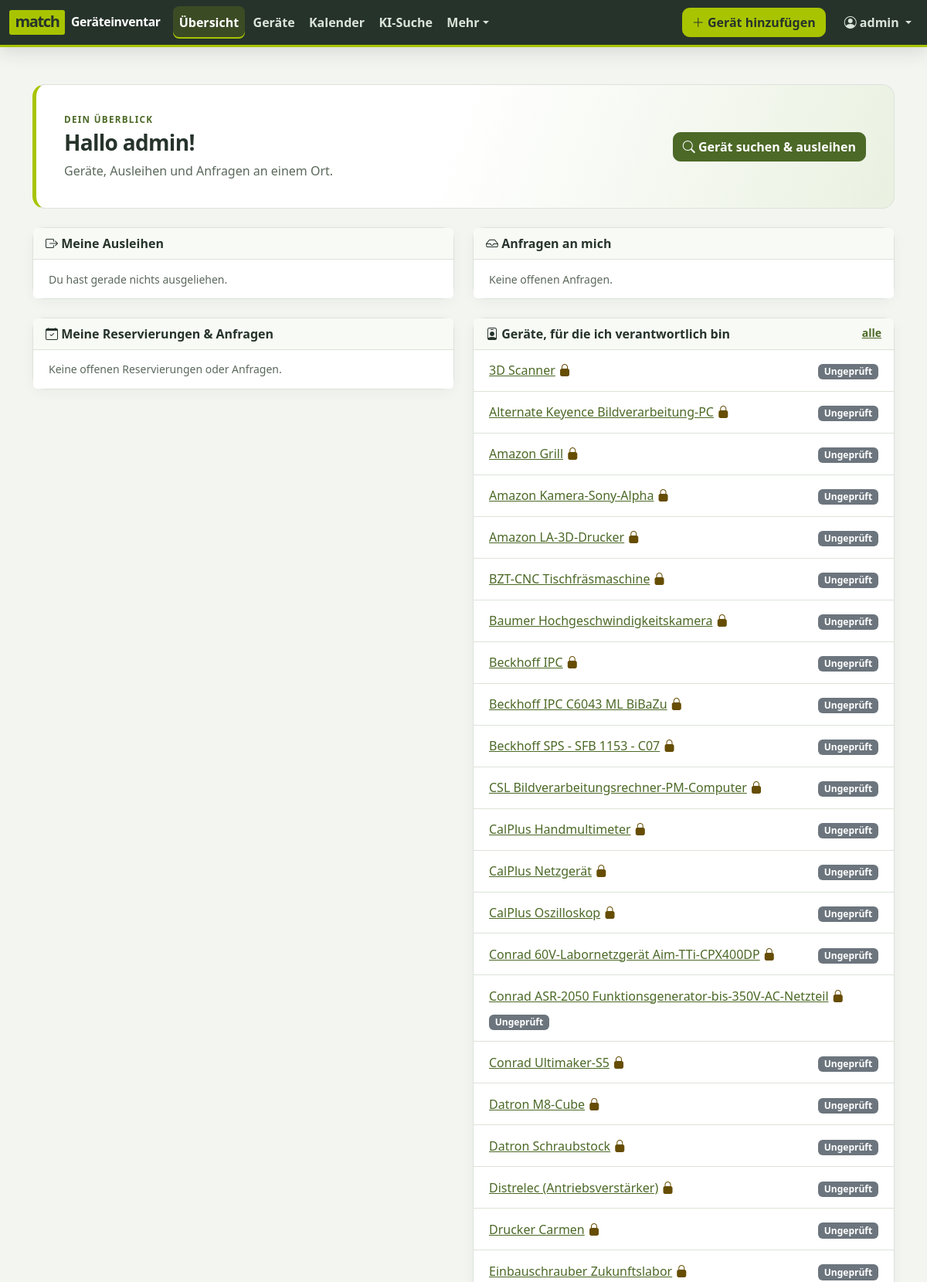
Screenshot of / (signed in, upper part) with the database file from the repository.
### accounts/models.py (models this page shows, shortened)
class User(AbstractUser):
    email = models.EmailField("E-Mail", help_text="Für Anfragen, Entscheidungen und Erinnerungen.")
    phone = models.CharField("Telefon", max_length=50, blank=True)
    room = models.CharField("Raum", max_length=50, blank=True)
    class Meta:
        ordering = ["last_name", "first_name", "username"]
        verbose_name = "Benutzer/in"
        verbose_name_plural = "Benutzer/innen"
    @property
    def display_name(self):
        return self.get_full_name() or self.username

### inventory/models.py (models this page shows, shortened)
class Item(models.Model):
    class LoanPolicy(models.TextChoices):
        FREE = "free", "Frei entnehmbar"
        APPROVAL = "approval", "Nur mit Genehmigung"
    class Condition(models.TextChoices):
        UNVERIFIED = "unverified", "Ungeprüft"
        OK = "ok", "Einsatzbereit"
        DEFECT = "defect", "Defekt"
        REPAIR = "repair", "In Reparatur / Kalibrierung"
        RETIRED = "retired", "Ausgemustert"
    name = models.CharField("Bezeichnung", max_length=200)
    category = models.ForeignKey(
        Category, verbose_name="Kategorie", on_delete=models.PROTECT, related_name="items"
    )
    manufacturer = models.CharField("Hersteller", max_length=100, blank=True)
    model_number = models.CharField("Modell / Typ", max_length=100, blank=True)
    serial_number = models.CharField("Seriennummer", max_length=100, blank=True)
    inventory_number = models.CharField(
        "Inventarnummer", max_length=50, blank=True, help_text="Offizielle Inventarnummer, falls vorhanden."
    )
    description = models.TextField("Beschreibung", blank=True)
    location = models.ForeignKey(
        Location, verbose_name="Ablageort", on_delete=models.PROTECT, related_name="items"
    )
    location_note = models.CharField(
        "Ablagehinweis", max_length=200, blank=True, help_text="z. B. „oberstes Fach, blaue Kiste“"
    )
    responsible = models.ForeignKey(
        settings.AUTH_USER_MODEL,
        verbose_name="Verantwortlich",
        on_delete=models.PROTECT,
        related_name="responsible_items",
    )
    loan_policy = models.CharField(
        "Ausleihregel",
        max_length=20,
        choices=LoanPolicy.choices,
        default=LoanPolicy.FREE,
        help_text="„Nur mit Genehmigung“: Andere müssen die Ausleihe anfragen und Sie entscheiden.",
    )
    condition = models.CharField("Zustand", max_length=20, choices=Condition.choices, default=Condition.OK)
    created_by = models.ForeignKey(
        settings.AUTH_USER_MODEL,
        verbose_name="Angelegt von",
        null=True,
        blank=True,
        on_delete=models.SET_NULL,
        related_name="+",
    )
    created_at = models.DateTimeField("Angelegt am", auto_now_add=True)
    updated_at = models.DateTimeField("Geändert am", auto_now=True)
    objects = ItemQuerySet.as_manager()
    class Meta:
        ordering = ["name", "pk"]
        verbose_name = "Gerät"
        verbose_name_plural = "Geräte"
        constraints = [
            models.UniqueConstraint(
                fields=["inventory_number"],
                condition=~Q(inventory_number=""),
                name="unique_inventory_number",
                violation_error_message="Diese Inventarnummer ist bereits vergeben.",
            )
        ]
    def get_absolute_url(self):
        return reverse("inventory:item_detail", args=[self.pk])
    @cached_property
    def current_booking(self):
        if hasattr(self, "active_bookings"):
            return self.active_bookings[0] if self.active_bookings else None
        from loans.models import Booking
        return self.bookings.filter(status=Booking.Status.ACTIVE).select_related("borrower").first()

### loans/views.py (the view)
# urls.py: path("", dashboard, name="dashboard"),
def dashboard(request):
    user = request.user
    mine = Booking.objects.filter(borrower=user).select_related("item", "item__location", "item__responsible")
    to_decide = Booking.objects.filter(item__responsible=user).select_related("item", "borrower")
    context = {
        "active": mine.filter(status=Status.ACTIVE).order_by("end_date"),
        "upcoming": mine.filter(status__in=[Status.RESERVED, Status.REQUESTED]).order_by("start_date"),
        "requests": to_decide.filter(status=Status.REQUESTED).order_by("start_date"),
        "extensions": to_decide.filter(
            status__in=Booking.BLOCKING, requested_end_date__isnull=False
        ).order_by("end_date"),
        "my_items": Item.objects.with_status()
        .filter(responsible=user)
        .exclude(condition=Item.Condition.RETIRED),
        "today": timezone.localdate(),
    }
    return render(request, "loans/dashboard.html", context)

### templates/loans/dashboard.html (shortened to what this page needs)
{% extends "base.html" %}
{% load inventory_tags %}
{% block content %}
{% with next=request.get_full_path %}
<section class="app-hero d-flex flex-wrap align-items-center gap-3 mb-4">
  <div class="me-auto">
    <p class="app-eyebrow mb-1">Dein Überblick</p>
    <h1 class="h3 mb-2">Hallo {{ user.first_name|default:user.username }}!</h1>
    <p class="text-body-secondary mb-0">Geräte, Ausleihen und Anfragen an einem Ort.</p>
  </div>
  <a class="btn btn-primary" href="{% url 'inventory:item_list' %}"><i class="bi bi-search" aria-hidden="true"></i> Gerät suchen &amp; ausleihen</a>
</section>
<div class="row g-4">
  <div class="col-lg-6">
    <div class="card mb-4">
      <div class="card-header"><i class="bi bi-box-arrow-right"></i> Meine Ausleihen</div>
      <ul class="list-group list-group-flush">
        {% for booking in active %}
          <li class="list-group-item">
            <div class="d-flex justify-content-between flex-wrap gap-2">
              <div>
                <a class="fw-semibold" href="{{ booking.item.get_absolute_url }}">{{ booking.item.name }}</a>
                {% booking_badge booking %}
                <div class="small {% if booking.is_overdue %}text-danger fw-semibold{% else %}text-body-secondary{% endif %}">
                  Rückgabe bis {{ booking.end_date|date:"d.m.Y" }}{% if booking.requested_end_date %} · Verlängerung bis {{ booking.requested_end_date|date:"d.m.Y" }} angefragt{% endif %}
                </div>
                <div class="small text-body-secondary">Ablageort: {{ booking.item.location }}</div>
              </div>
              {% include "loans/partials/booking_actions.html" %}
            </div>
          </li>
        {% empty %}
          <li class="list-group-item text-body-secondary small">Du hast gerade nichts ausgeliehen.</li>
        {% endfor %}
      </ul>
    </div>
    <div class="card mb-4">
      <div class="card-header"><i class="bi bi-calendar-check"></i> Meine Reservierungen &amp; Anfragen</div>
      <ul class="list-group list-group-flush">
        {% for booking in upcoming %}
          <li class="list-group-item">
            <div class="d-flex justify-content-between flex-wrap gap-2">
              <div>
                <a class="fw-semibold" href="{{ booking.item.get_absolute_url }}">{{ booking.item.name }}</a>
                {% booking_badge booking %}
                <div class="small text-body-secondary">{{ booking.start_date|date:"d.m.Y" }} – {{ booking.end_date|date:"d.m.Y" }}
                  {% if booking.status == "requested" %} · wartet auf {{ booking.item.responsible.display_name }}{% endif %}</div>
              </div>
              {% include "loans/partials/booking_actions.html" %}
            </div>
          </li>
        {% empty %}
          <li class="list-group-item text-body-secondary small">Keine offenen Reservierungen oder Anfragen.</li>
        {% endfor %}
      </ul>
    </div>
  </div>
  <div class="col-lg-6">
    <div class="card mb-4 {% if requests or extensions %}border-warning{% endif %}" id="anfragen">
      <div class="card-header"><i class="bi bi-inbox"></i> Anfragen an mich
      </div>
      <ul class="list-group list-group-flush">
        {% if not requests and not extensions %}
          <li class="list-group-item text-body-secondary small">Keine offenen Anfragen.</li>
        {% endif %}
      </ul>
    </div>
    <div class="card">
      <div class="card-header d-flex justify-content-between">
        <span><i class="bi bi-person-badge"></i> Geräte, für die ich verantwortlich bin</span>
        <a class="small" href="{% url 'inventory:item_list' %}?meine=1">alle</a>
      </div>
      <ul class="list-group list-group-flush">
        {% for item in my_items %}
          <li class="list-group-item d-flex justify-content-between flex-wrap gap-2">
            <span><a href="{{ item.get_absolute_url }}">{{ item.name }}</a> {% policy_icon item %}</span>
            <span>{% item_status item %}</span>
          </li>
        {% empty %}
          <li class="list-group-item text-body-secondary small">Du bist noch für keine Geräte verantwortlich.</li>
        {% endfor %}
      </ul>
    </div>
  </div>
</div>
{% endwith %}
{% endblock %}

### templates/base.html (shortened to what this page needs)
{% load static %}<!doctype html>
<html lang="de">
<head>
  <link rel="stylesheet" href="{% static 'vendor/bootstrap/bootstrap.min.css' %}">
  <link rel="stylesheet" href="{% static 'vendor/bootstrap-icons/bootstrap-icons.min.css' %}">
  <link rel="stylesheet" href="{% static 'css/app.css' %}">
</head>
<body class="app-body" hx-headers='{"X-CSRFToken": "{{ csrf_token }}"}'>
  {% if user.is_authenticated %}
  {% with url_name=request.resolver_match.url_name namespace=request.resolver_match.namespace %}
  <nav class="navbar navbar-expand-xl navbar-dark app-navbar" aria-label="Hauptnavigation">
    <div class="container-fluid app-navbar-inner">
      <a class="navbar-brand app-brand d-flex align-items-center gap-2" href="{% url 'dashboard' %}">
        <span class="app-brand-logo" aria-hidden="true">match</span><span class="app-brand-name">{{ app_site_name }}</span>
      </a>
      <div class="collapse navbar-collapse" id="main-nav">
        <ul class="navbar-nav app-nav-links me-auto">
          <li class="nav-item">
            <a class="nav-link {% if url_name == 'dashboard' %}active{% endif %}" href="{% url 'dashboard' %}">Übersicht
              {% if pending_approvals_count %}<span class="badge rounded-pill text-bg-warning" title="Offene Anfragen an dich">{{ pending_approvals_count }}</span>{% endif %}</a>
          </li>
          <li class="nav-item">
            <a class="nav-link {% if namespace == 'inventory' and url_name != 'identify' or namespace == 'loans' and url_name != 'calendar' %}active{% endif %}" href="{% url 'inventory:item_list' %}">Geräte</a>
          </li>
          <li class="nav-item">
            <a class="nav-link {% if url_name == 'calendar' %}active{% endif %}" href="{% url 'loans:calendar' %}">Kalender</a>
          </li>
          <li class="nav-item">
            <a class="nav-link {% if namespace == 'assistant_search' and url_name == 'chat' %}active{% endif %}" href="{% url 'assistant_search:chat' %}">KI-Suche</a>
          </li>
          <li class="nav-item dropdown">
            <a class="nav-link dropdown-toggle " href="#" role="button" data-bs-toggle="dropdown" aria-expanded="false">Mehr</a>
          </li>
        </ul>
        <a class="btn btn-brand app-nav-action me-xl-3 my-2 my-xl-0 " href="{% url 'inventory:identify' %}"><i class="bi bi-plus-lg" aria-hidden="true"></i> Gerät hinzufügen</a>
        <ul class="navbar-nav app-account-nav">
          <li class="nav-item dropdown">
            <a class="nav-link dropdown-toggle" href="#" role="button" data-bs-toggle="dropdown" aria-expanded="false">
              <i class="bi bi-person-circle"></i> {{ user.display_name }}
            </a>
          </li>
        </ul>
      </div>
    </div>
  </nav>
  {% endwith %}
  {% endif %}
  <main class="app-main {% block container %}container{% endblock %} py-4 py-lg-5">
    {% block content %}{% endblock %}
  </main>
</body>
</html>

### templates/inventory/partials/policy_icon.html
{% if approval %}<i class="bi bi-lock-fill text-warning-emphasis" title="Nur mit Genehmigung"></i>{% else %}<i class="bi bi-unlock text-success" title="Frei entnehmbar"></i>{% endif %}

### templates/inventory/partials/item_status.html
{% if state == "condition" %}<span class="badge text-bg-secondary">{{ item.get_condition_display }}</span>
{% elif state == "overdue" %}<span class="badge text-bg-danger"><i class="bi bi-exclamation-triangle"></i> überfällig</span>{% if detailed %} <span class="small">bei {{ booking.borrower.short_name }} (seit {{ booking.end_date|date:"d.m." }})</span>{% endif %}
{% elif state == "lent" %}<span class="badge text-bg-warning">ausgeliehen</span>{% if detailed %} <span class="small">an {{ booking.borrower.short_name }} bis {{ booking.end_date|date:"d.m.Y" }}</span>{% endif %}
{% else %}<span class="badge text-bg-success">verfügbar</span>{% endif %}

### rows the page displays
User: display_name "admin", first_name "admin"
Item: name "3D Scanner", condition "Ungeprüft"
Item: name "Alternate Keyence Bildverarbeitung-PC", condition "Ungeprüft"
Item: name "Amazon Grill", condition "Ungeprüft"
Item: name "Amazon Kamera-Sony-Alpha", condition "Ungeprüft"
Item: name "Amazon LA-3D-Drucker", condition "Ungeprüft"
Item: name "BZT-CNC Tischfräsmaschine", condition "Ungeprüft"
Item: name "Baumer Hochgeschwindigkeitskamera", condition "Ungeprüft"
Item: name "Beckhoff IPC", condition "Ungeprüft"
Item: name "Beckhoff IPC C6043 ML BiBaZu", condition "Ungeprüft"
Item: name "Beckhoff SPS - SFB 1153 - C07", condition "Ungeprüft"
Item: name "CSL Bildverarbeitungsrechner-PM-Computer", condition "Ungeprüft"
Item: name "CalPlus Handmultimeter", condition "Ungeprüft"
Item: name "CalPlus Netzgerät", condition "Ungeprüft"
Item: name "CalPlus Oszilloskop", condition "Ungeprüft"
Item: name "Conrad 60V-Labornetzgerät Aim-TTi-CPX400DP", condition "Ungeprüft"
Item: name "Conrad ASR-2050 Funktionsgenerator-bis-350V-AC-Netzteil", condition "Ungeprüft"
Item: name "Conrad Ultimaker-S5", condition "Ungeprüft"
Item: name "Datron M8-Cube", condition "Ungeprüft"
Item: name "Datron Schraubstock", condition "Ungeprüft"
Item: name "Distrelec (Antriebsverstärker)", condition "Ungeprüft"
Item: name "Drucker Carmen", condition "Ungeprüft"
Item: name "Einbauschrauber Zukunftslabor", condition "Ungeprüft"

### other values shown
{{ app_site_name }} "Geräteinventar"
